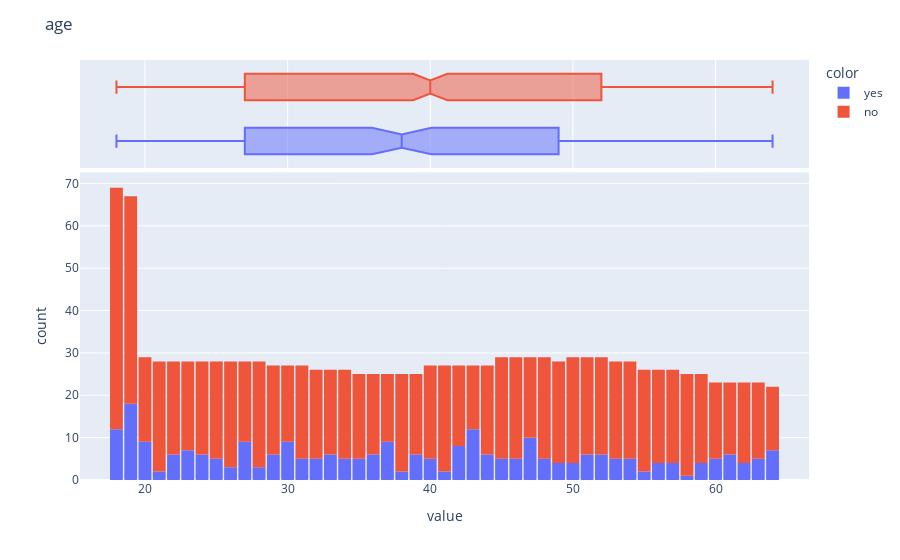
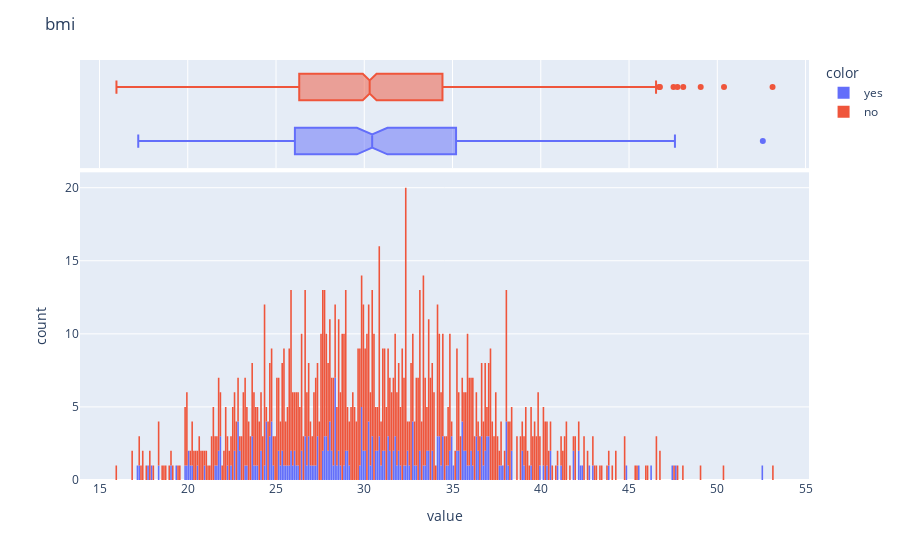
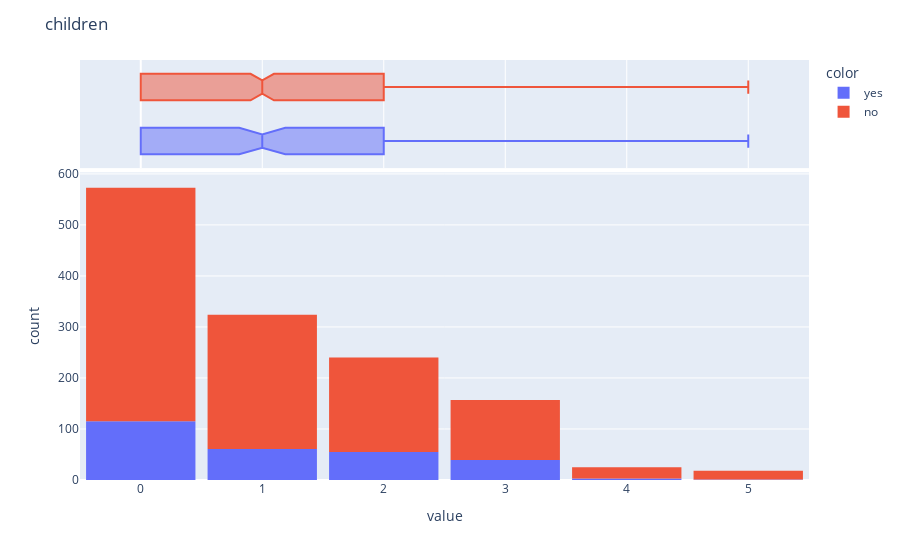
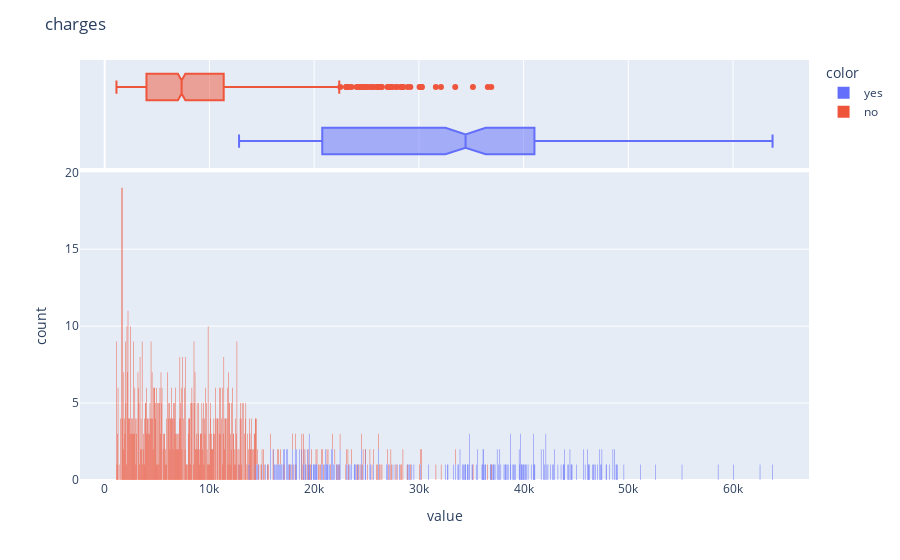

Here is the notebook cell these charts were saved with, in order:
### Code cell
for col in df_num.columns:    
    fig = px.histogram(data_frame = df_num[col],
                       marginal = 'box',
                       nbins = df_num[col].nunique(),
                       color = df['smoker'])
    
    fig.update_layout(title = col, bargap = 0.1)
    fig.show()

### Figure 1 — Plotly figure (JSON) as saved in the notebook; plotly's stock layout.template omitted (floating-point values rounded to 4 significant figures; data arrays with more than 128 entries replaced by an {"elided": "..."} marker saying what was removed)
{"data": [{"alignmentgroup": "True", "bingroup": "x", "hovertemplate": "color=yes<br>value=%{x}<br>count=%{y}<extra></extra>", "legendgroup": "yes", "marker": {"color": "#636efa", "pattern": {"shape": ""}}, "name": "yes", "nbinsx": 47, "offsetgroup": "yes", "orientation": "v", "showlegend": true, "type": "histogram", "x": {"elided": "274 int values"}, "xaxis": "x", "yaxis": "y"}, {"alignmentgroup": "True", "hovertemplate": "color=yes<br>value=%{x}<extra></extra>", "legendgroup": "yes", "marker": {"color": "#636efa"}, "name": "yes", "notched": true, "offsetgroup": "yes", "showlegend": false, "type": "box", "x": {"elided": "274 int values"}, "xaxis": "x2", "yaxis": "y2"}, {"alignmentgroup": "True", "bingroup": "x", "hovertemplate": "color=no<br>value=%{x}<br>count=%{y}<extra></extra>", "legendgroup": "no", "marker": {"color": "#EF553B", "pattern": {"shape": ""}}, "name": "no", "nbinsx": 47, "offsetgroup": "no", "orientation": "v", "showlegend": true, "type": "histogram", "x": {"elided": "1063 int values"}, "xaxis": "x", "yaxis": "y"}, {"alignmentgroup": "True", "hovertemplate": "color=no<br>value=%{x}<extra></extra>", "legendgroup": "no", "marker": {"color": "#EF553B"}, "name": "no", "notched": true, "offsetgroup": "no", "showlegend": false, "type": "box", "x": {"elided": "1063 int values"}, "xaxis": "x2", "yaxis": "y2"}], "layout": {"bargap": 0.1, "barmode": "relative", "legend": {"title": {"text": "color"}, "tracegroupgap": 0}, "margin": {"t": 60}, "title": {"text": "age"}, "xaxis": {"anchor": "y", "domain": [0, 1], "title": {"text": "value"}}, "xaxis2": {"anchor": "y2", "domain": [0, 1], "matches": "x", "showgrid": true, "showticklabels": false}, "yaxis": {"anchor": "x", "domain": [0, 0.7326], "title": {"text": "count"}}, "yaxis2": {"anchor": "x2", "domain": [0.7426, 1], "matches": "y2", "showgrid": false, "showline": false, "showticklabels": false, "ticks": ""}}}

### Figure 2 — Plotly figure (JSON) as saved in the notebook; plotly's stock layout.template omitted (floating-point values rounded to 4 significant figures; data arrays with more than 128 entries replaced by an {"elided": "..."} marker saying what was removed)
{"data": [{"alignmentgroup": "True", "bingroup": "x", "hovertemplate": "color=yes<br>value=%{x}<br>count=%{y}<extra></extra>", "legendgroup": "yes", "marker": {"color": "#636efa", "pattern": {"shape": ""}}, "name": "yes", "nbinsx": 548, "offsetgroup": "yes", "orientation": "v", "showlegend": true, "type": "histogram", "x": {"elided": "274 float values"}, "xaxis": "x", "yaxis": "y"}, {"alignmentgroup": "True", "hovertemplate": "color=yes<br>value=%{x}<extra></extra>", "legendgroup": "yes", "marker": {"color": "#636efa"}, "name": "yes", "notched": true, "offsetgroup": "yes", "showlegend": false, "type": "box", "x": {"elided": "274 float values"}, "xaxis": "x2", "yaxis": "y2"}, {"alignmentgroup": "True", "bingroup": "x", "hovertemplate": "color=no<br>value=%{x}<br>count=%{y}<extra></extra>", "legendgroup": "no", "marker": {"color": "#EF553B", "pattern": {"shape": ""}}, "name": "no", "nbinsx": 548, "offsetgroup": "no", "orientation": "v", "showlegend": true, "type": "histogram", "x": {"elided": "1063 float values"}, "xaxis": "x", "yaxis": "y"}, {"alignmentgroup": "True", "hovertemplate": "color=no<br>value=%{x}<extra></extra>", "legendgroup": "no", "marker": {"color": "#EF553B"}, "name": "no", "notched": true, "offsetgroup": "no", "showlegend": false, "type": "box", "x": {"elided": "1063 float values"}, "xaxis": "x2", "yaxis": "y2"}], "layout": {"bargap": 0.1, "barmode": "relative", "legend": {"title": {"text": "color"}, "tracegroupgap": 0}, "margin": {"t": 60}, "title": {"text": "bmi"}, "xaxis": {"anchor": "y", "domain": [0, 1], "title": {"text": "value"}}, "xaxis2": {"anchor": "y2", "domain": [0, 1], "matches": "x", "showgrid": true, "showticklabels": false}, "yaxis": {"anchor": "x", "domain": [0, 0.7326], "title": {"text": "count"}}, "yaxis2": {"anchor": "x2", "domain": [0.7426, 1], "matches": "y2", "showgrid": false, "showline": false, "showticklabels": false, "ticks": ""}}}

### Figure 3 — Plotly figure (JSON) as saved in the notebook; plotly's stock layout.template omitted (floating-point values rounded to 4 significant figures; data arrays with more than 128 entries replaced by an {"elided": "..."} marker saying what was removed)
{"data": [{"alignmentgroup": "True", "bingroup": "x", "hovertemplate": "color=yes<br>value=%{x}<br>count=%{y}<extra></extra>", "legendgroup": "yes", "marker": {"color": "#636efa", "pattern": {"shape": ""}}, "name": "yes", "nbinsx": 6, "offsetgroup": "yes", "orientation": "v", "showlegend": true, "type": "histogram", "x": {"elided": "274 int values"}, "xaxis": "x", "yaxis": "y"}, {"alignmentgroup": "True", "hovertemplate": "color=yes<br>value=%{x}<extra></extra>", "legendgroup": "yes", "marker": {"color": "#636efa"}, "name": "yes", "notched": true, "offsetgroup": "yes", "showlegend": false, "type": "box", "x": {"elided": "274 int values"}, "xaxis": "x2", "yaxis": "y2"}, {"alignmentgroup": "True", "bingroup": "x", "hovertemplate": "color=no<br>value=%{x}<br>count=%{y}<extra></extra>", "legendgroup": "no", "marker": {"color": "#EF553B", "pattern": {"shape": ""}}, "name": "no", "nbinsx": 6, "offsetgroup": "no", "orientation": "v", "showlegend": true, "type": "histogram", "x": {"elided": "1063 int values"}, "xaxis": "x", "yaxis": "y"}, {"alignmentgroup": "True", "hovertemplate": "color=no<br>value=%{x}<extra></extra>", "legendgroup": "no", "marker": {"color": "#EF553B"}, "name": "no", "notched": true, "offsetgroup": "no", "showlegend": false, "type": "box", "x": {"elided": "1063 int values"}, "xaxis": "x2", "yaxis": "y2"}], "layout": {"bargap": 0.1, "barmode": "relative", "legend": {"title": {"text": "color"}, "tracegroupgap": 0}, "margin": {"t": 60}, "title": {"text": "children"}, "xaxis": {"anchor": "y", "domain": [0, 1], "title": {"text": "value"}}, "xaxis2": {"anchor": "y2", "domain": [0, 1], "matches": "x", "showgrid": true, "showticklabels": false}, "yaxis": {"anchor": "x", "domain": [0, 0.7326], "title": {"text": "count"}}, "yaxis2": {"anchor": "x2", "domain": [0.7426, 1], "matches": "y2", "showgrid": false, "showline": false, "showticklabels": false, "ticks": ""}}}

### Figure 4 — Plotly figure (JSON) as saved in the notebook; plotly's stock layout.template omitted (floating-point values rounded to 4 significant figures; data arrays with more than 128 entries replaced by an {"elided": "..."} marker saying what was removed)
{"data": [{"alignmentgroup": "True", "bingroup": "x", "hovertemplate": "color=yes<br>value=%{x}<br>count=%{y}<extra></extra>", "legendgroup": "yes", "marker": {"color": "#636efa", "pattern": {"shape": ""}}, "name": "yes", "nbinsx": 1337, "offsetgroup": "yes", "orientation": "v", "showlegend": true, "type": "histogram", "x": {"elided": "274 float values"}, "xaxis": "x", "yaxis": "y"}, {"alignmentgroup": "True", "hovertemplate": "color=yes<br>value=%{x}<extra></extra>", "legendgroup": "yes", "marker": {"color": "#636efa"}, "name": "yes", "notched": true, "offsetgroup": "yes", "showlegend": false, "type": "box", "x": {"elided": "274 float values"}, "xaxis": "x2", "yaxis": "y2"}, {"alignmentgroup": "True", "bingroup": "x", "hovertemplate": "color=no<br>value=%{x}<br>count=%{y}<extra></extra>", "legendgroup": "no", "marker": {"color": "#EF553B", "pattern": {"shape": ""}}, "name": "no", "nbinsx": 1337, "offsetgroup": "no", "orientation": "v", "showlegend": true, "type": "histogram", "x": {"elided": "1063 float values"}, "xaxis": "x", "yaxis": "y"}, {"alignmentgroup": "True", "hovertemplate": "color=no<br>value=%{x}<extra></extra>", "legendgroup": "no", "marker": {"color": "#EF553B"}, "name": "no", "notched": true, "offsetgroup": "no", "showlegend": false, "type": "box", "x": {"elided": "1063 float values"}, "xaxis": "x2", "yaxis": "y2"}], "layout": {"bargap": 0.1, "barmode": "relative", "legend": {"title": {"text": "color"}, "tracegroupgap": 0}, "margin": {"t": 60}, "title": {"text": "charges"}, "xaxis": {"anchor": "y", "domain": [0, 1], "title": {"text": "value"}}, "xaxis2": {"anchor": "y2", "domain": [0, 1], "matches": "x", "showgrid": true, "showticklabels": false}, "yaxis": {"anchor": "x", "domain": [0, 0.7326], "title": {"text": "count"}}, "yaxis2": {"anchor": "x2", "domain": [0.7426, 1], "matches": "y2", "showgrid": false, "showline": false, "showticklabels": false, "ticks": ""}}}
